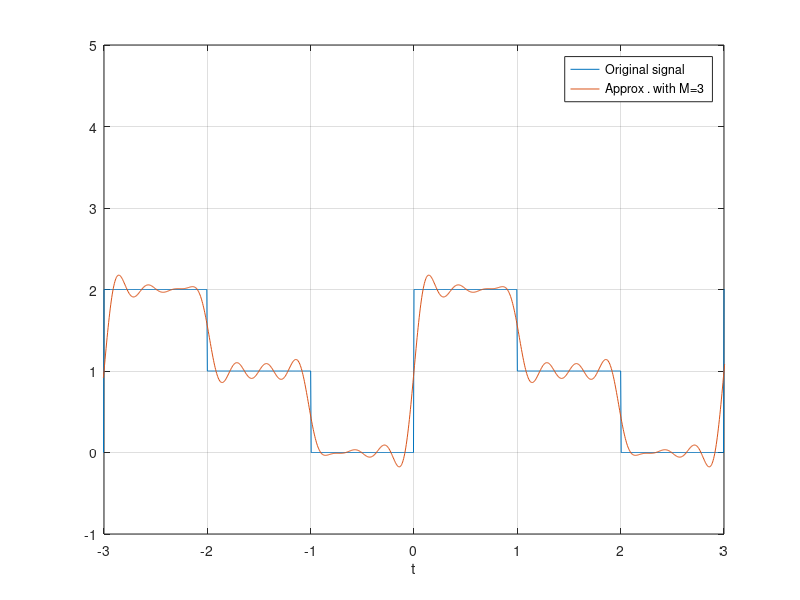

Here is the MATLAB script that generated this plot:
%% Week 11 Recitation TA @ Bereket Kebede
% problem 4.41 , from Alkin 2014


% Compute the signal x ( t )
xp = @( t ) 2*( t <1)+1*( ( t >=1)&( t <=2) ) ; % One period
t = -4:0.005:6;
x = xp(mod( t , 3 ) ) ; % Periodic extension

% Compute the coefficients
k = 1:10;
a0 = 1;
a = ( sin (2* pi *k/3)+ sin (4* pi *k / 3 ) ) ./ ( pi *k ) ;
b = (2 -cos (2* pi *k/3) - cos (4* pi *k / 3 ) )./ ( pi *k ) ;

% Approximation with M=10 harmonics

xhat= a0*ones ( size ( t ) );

for m=1:10 
    xhat = xhat + a (m) * cos (2* pi *m* t /3)+b(m) * sin (2* pi *m* t / 3 ) ;
end 
plot ( t , x , t , xhat ) ;
axis ( [-3 ,3 , -1 ,5] ) ;
xlabel ('t') ;
legend( 'Original signal ' , 'Approx . with M=3 ' ) ;
grid ;

